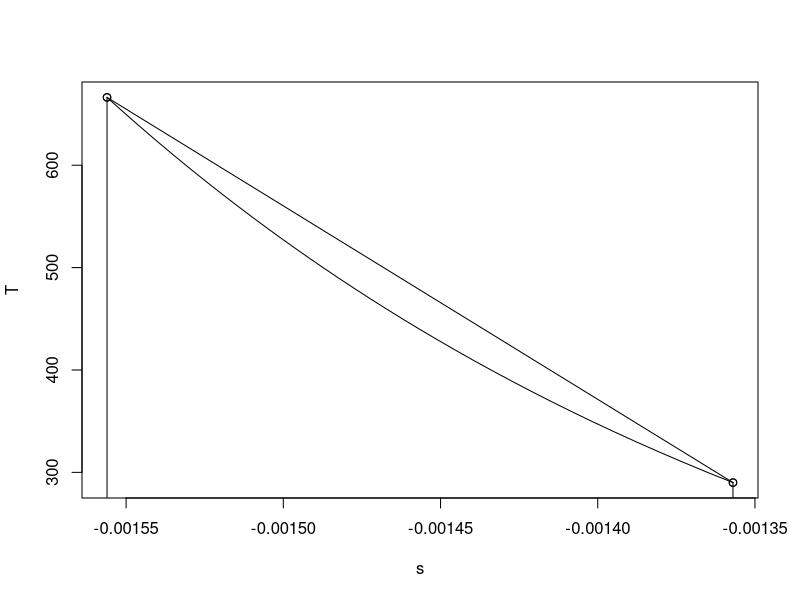

The R source for this figure:
# page no: 281

y = 1.4;
cv = 0.718;
m = 1;
T1 = 290;
n = 1.3;
r = 16;
y = 1.4;
T2 = T1*(r)^(n-1);
T = c(T1, 300, 310, 320, 330, 340, 350, 360, 370, 380, 390, 400, 410, 420, 430, 440, 450, 460, 470, 480, 490, 500, 510, 520, 530, 540, 550, 560, 570, 580, 590, 600, 610, 620, 630, 640, 650, 660, T2);
f = function(T) return((y-n)*cv/(1-n)/10^3*log(T));
s = c(f(T1), f(300), f(310), f(320), f(330), f(340), f(350), f(360), f(370), f(380), f(390), f(400), f(410), f(420), f(430), f(440), f(450), f(460), f(470), f(480), f(490) ,f(500) ,f(510) ,f(520), f(530) ,f(540) ,f(550) ,f(560) ,f(570) ,f(580), f(590), f(600), f(610) ,f(620), f(630) ,f(640) ,f(650) ,f(660) ,f(T2));
plot(s,T, type='l')
T = c(0, T2);
s = c(f(T2), f(T2));
lines(s,T,type='o')
T = c(0, T1);
s = c(f(T1), f(T1));
lines(s,T,type='o')
T = c(T1, T2);
s = c(f(T1), f(T2));
lines(s,T,type='o')
dS = cv*((n-y)/(n-1))*log(T2/T1);
print(dS)
Q = cv*((y-n)/(n-1))*(T1-T2);
Tmean  =  (T1+T2)/2;
dS_app = Q/Tmean;
error = ((-dS) - (-dS_app))/(-dS) * 100;
print(error)
